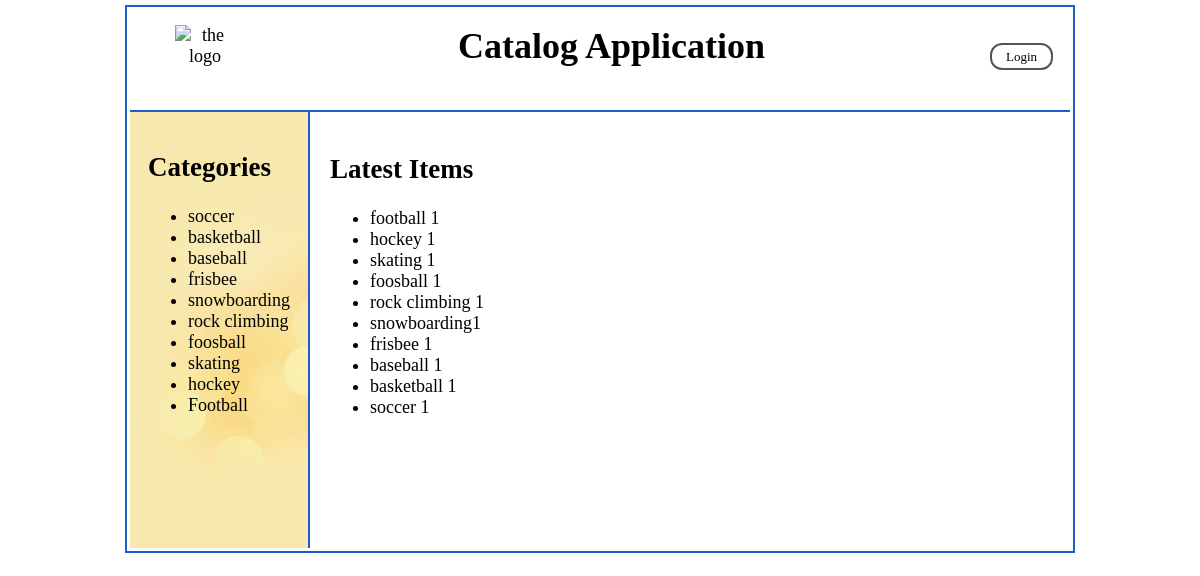
Page /catalog/ on the committed database.
### database_setup.py (models this page shows, shortened)
class Category(Base):
    __tablename__ = 'category'
    id = Column(Integer, primary_key=True)
    name = Column(String(255), nullable=False)
    user_id = Column(Integer, ForeignKey('user.id'))
    user = relationship(User, backref="category")

class Items(Base):
    __tablename__ = 'items'
    id = Column(Integer, primary_key=True)
    name = Column(String(250), nullable=False)
    date = Column(DateTime, nullable=False)
    description = Column(String(250))
    picture = Column(String(250))
    category_id = Column(Integer, ForeignKey('category.id'))
    category = relationship(
        Category, backref=backref('items', cascade='all, delete'))
    user_id = Column(Integer, ForeignKey('user.id'))
    user = relationship(User, backref="items")

### project.py (the view)
@app.route('/')
@app.route('/catalog/')
def showCatalog():
    categories = session.query(Category).all()
    items = session.query(Items).order_by(desc(Items.date)).limit(10)
    return render_template('catalog.html', categories=categories, items=items)

### templates/catalog.html
{% include "header.html" %}
<div>
    <nav>
        <h2>Categories</h2>
        <ul>
            {% for c in categories %}
            <li>
                <a href="{{url_for('showCategory', category_name = c.name,)}}" style="color:black">{{c.name}}</a>
            </li>
            {% endfor %}
        </ul>
    </nav>
    <article>
        <h2>Latest Items</h2>
        <ul>
            {% for i in items %}
            <li>
                <a href="{{url_for('showItem', category_name = i.category.name, item_name = i.name)}}" style="color:black">{{
                    i.name }}</a>
            </li>
            {% endfor %}
        </ul>
    </article>
</div>
</body>
</html>

### templates/header.html (shortened to what this page needs)
<!DOCTYPE html>
<html>
<head>
    <link rel=stylesheet type=text/css href="{{url_for('static', filename='styles.css') }}">
</head>
<body>
    <header>
        <img class="logo" src="{{ url_for('static', filename='logo.png') }}" alt="the logo" height="60" width="60">
        <h1 class="inline"><a href="{{url_for('showCatalog')}}" style="color:black ">Catalog Application</a></h1>
        <div class="inline login">
            {%if 'username' not in session %}
            <a class="button" href="{{url_for('showLogin')}}">Login </a>
            {% else %}
            <a class="button" href="{{url_for('gdisconnect')}}">Logout </a>
            {% endif %}
        </div>
    </header>

### static/styles.css (style rules this page uses)
a:link { text-decoration: none; }
header { text-align: center; border-bottom: 2px solid #205dcc; padding: 15px; background: url("backgroud.jpg") no-repeat center center fixed; -webkit-background-size: cover; -moz-background-size: cover; -o-background-size: cover; background-size: cover; height: 70px; }
nav { float: left; max-width: 250px; margin: 0; padding: 1em; border-right: 2px solid #205dcc; min-height: 400px; background: url("2.jpg"); background-size: cover; }
article { float: left; padding-left: 20px; padding-top: 20px; min-height: 400px; }
body { position: absolute; left: 10%; right: 10%; border: 2px solid; padding: 3px; margin: 5px; border-color: #205dcc; font-size: 18px; min-height: 480px; }
.inline { padding-top: 20px; display: inline; }
.button { background-color: white; color: black; border: 2px solid #555555; border-radius: 12px; padding: 4px 14px; text-align: center; font-size: 13px; margin: 4px 2px; -webkit-transition-duration: 0.5s; transition-duration: 0.5s; cursor: pointer; }
.logo { float: left; padding-left: 30px; }
.login { float: right; }

### rows in the picture
Category: name "soccer"
Category: name "basketball"
Category: name "baseball"
Category: name "frisbee"
Category: name "snowboarding"
Category: name "rock climbing"
Category: name "foosball"
Category: name "skating"
Category: name "hockey"
Category: name "Football"
Items: name "football 1"
Items: name "hockey 1"
Items: name "skating 1"
Items: name "foosball 1"
Items: name "rock climbing 1"
Items: name "snowboarding1"
Items: name "frisbee 1"
Items: name "baseball 1"
Items: name "basketball 1"
Items: name "soccer 1"
